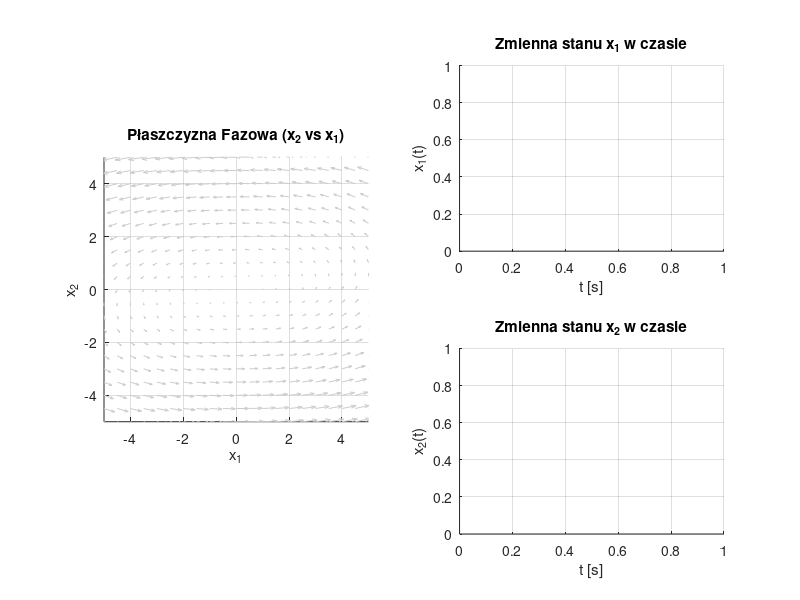

MATLAB code for this plot:
% Skrypt z przykładem
clear; clc; close all;

m=1;
k=4;
c=-0.5;

% --- 1. PARAMETRY MODELU ---
A = [-c/m -k/m; 1 0];
t_span = [0, 10];
n_points = 1000; 

% Przygotowanie głównego okna
figure('Name', 'Analiza Układu Dynamicznego', 'NumberTitle', 'off', 'Position', [100, 100, 1200, 600]);

% --- 2. RYSOWANIE TŁA (Siatki i Pole wektorowe) ---
% Płaszczyzna Fazowa (lewa strona)
subplot(2, 2, [1 3]); 
hold on; grid on; axis equal; axis([-5 5 -5 5]);
xlabel('x_1'); ylabel('x_2');
title('Płaszczyzna Fazowa (x_2 vs x_1)');

[X1, X2] = meshgrid(-5:0.5:5, -5:0.5:5);
DX1 = A(1,1)*X1 + A(1,2)*X2;
DX2 = A(2,1)*X1 + A(2,2)*X2;
quiver(X1, X2, DX1, DX2, 'Color', [0.8 0.8 0.8]);

% Wykresy czasowe (prawa strona - puste osie)
subplot(2, 2, 2);
hold on; grid on; xlabel('t [s]'); ylabel('x_1(t)'); title('Zmienna stanu x_1 w czasie');

subplot(2, 2, 4);
hold on; grid on; xlabel('t [s]'); ylabel('x_2(t)'); title('Zmienna stanu x_2 w czasie');

% --- 3. GŁÓWNA PĘTLA OBLICZENIOWA ---
disp('Kliknij na płaszczyźnie fazowej (po lewej), aby wyznaczyć trajektorię.');
disp('Naciśnij klawisz Enter w oknie płaszczyzny, aby zakończyć.');

while true
    % Aktywacja lewego okna i pobranie punktu
    subplot(2, 2, [1 3]);
    [x1_0, x2_0, button] = ginput(1);
    
    % Przerwanie pętli po wciśnięciu Enter
    if isempty(button)
        break; 
    end
    
    % Definicja warunku początkowego
    x0 = [x1_0; x2_0];
    
    % ROZWIĄZANIE MATEMATYCZNE
    [t, x] = solve_model(A, x0, t_span, n_points);
    
    % --- 4. RYSOWANIE WYNIKÓW Z SYNCHRONIZACJĄ KOLORÓW ---
    
    % Rysujemy trajektorię i pobieramy jej parametry do zmiennej 'p'
    subplot(2, 2, [1 3]);
    p = plot(x(1,:), x(2,:), 'LineWidth', 1.5);
    
    % Pobieramy aktualny kolor z narysowanej linii
    aktualny_kolor = p.Color; 
    
    % Rysujemy punkt startowy wypełniony tym samym kolorem
    plot(x0(1), x0(2), 'ko', 'MarkerFaceColor', aktualny_kolor, 'MarkerSize', 6);
    
    % Przebieg x1(t) z wymuszonym kolorem
    subplot(2, 2, 2);
    plot(t, x(1,:), 'LineWidth', 1.5, 'Color', aktualny_kolor);
    
    % Przebieg x2(t) z wymuszonym kolorem
    subplot(2, 2, 4);
    plot(t, x(2,:), 'LineWidth', 1.5, 'Color', aktualny_kolor);
end

disp('Zakończono działanie skryptu.');
